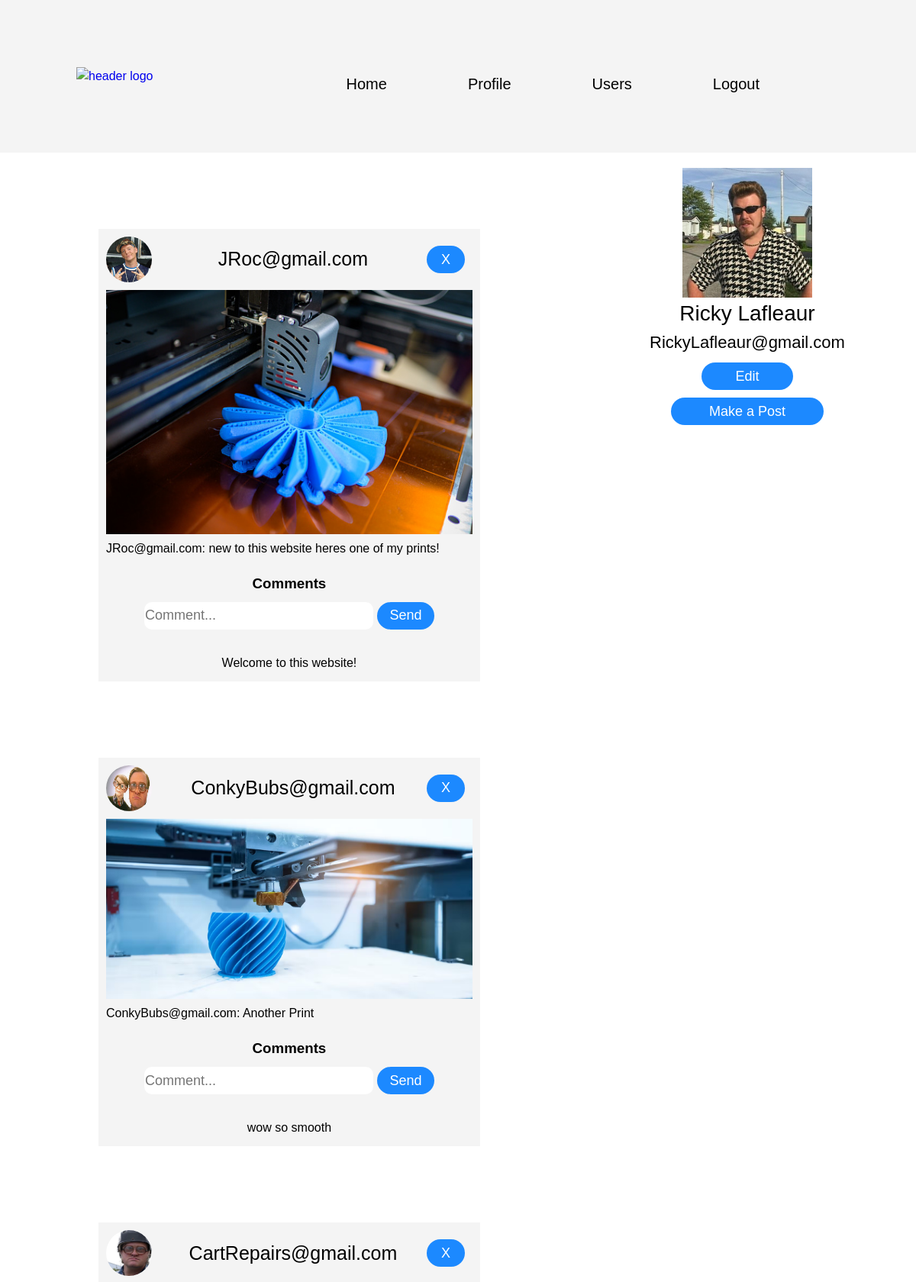
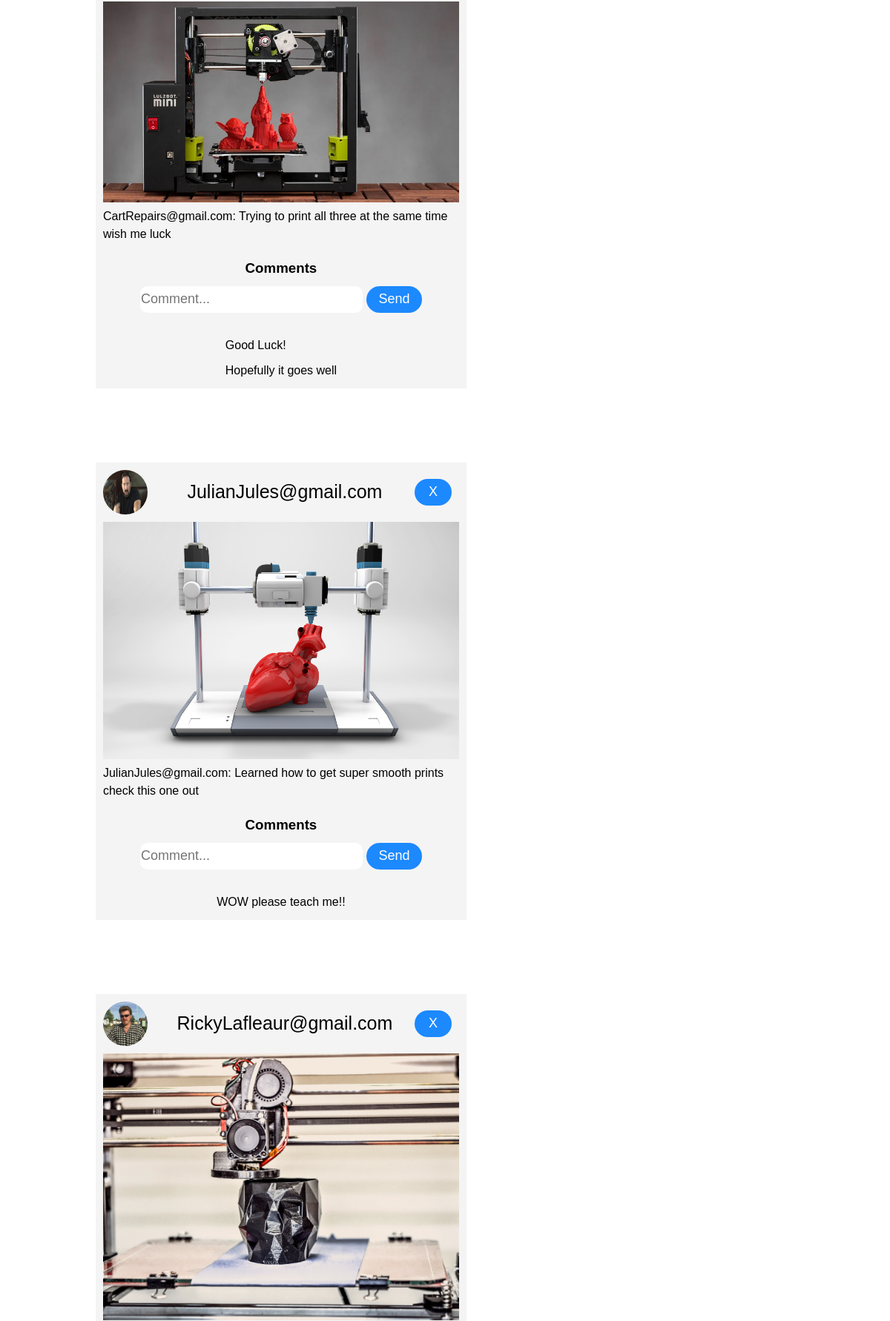
Screenshot of /content.php?id=1 (signed in, upper part) with the database file from the repository (2 pictures, top to bottom).
### tables this page shows
CREATE TABLE accounts(
                         id int(11) NOT NULL AUTO_INCREMENT,
                         fname varchar(255) NOT NULL,
                         lname varchar(255) NOT NULL,
                         email varchar(255) NOT NULL,
                         password varchar(255) NOT NULL,
                         image VARCHAR(255),
                         PRIMARY KEY (id)
);

### database.php (the view, shortened to what this page needs)
<?php
class Database{
    private $dbServerName = "localhost";
    private $dbUsername = "root";
    private $dbPassword = "";
    private $dbDatabase = "finalproject";
    private $dbPort = 4306;
    public $con;
    public function connect(){
        $this->con = new mysqli($this->dbServerName, $this->dbUsername, $this->dbPassword, $this->dbDatabase, $this->dbPort);
        if(mysqli_connect_error()){
        trigger_error("Failed to connect: " . mysqli_connect_error());
        }else{
            return $this->con;
        }
    }
                        ?>
                <?php
    public function getAccountCredentials($credential){
        $id = $_SESSION['id'];
        $query = "SELECT * FROM accounts WHERE id = '$id'";
        $result = $this->con->query($query);
        $result = $result->fetch_assoc();
        $returnValue = $result[$credential];
        return $returnValue;
    }
                ?>
                <?php
    public function profileMP(){
        if ($this->getAccountCredentials('image') != '') {
            ?>
            <img src="<?php echo $this->getAccountCredentials('image'); ?>" alt="profile picture"><?php
        } else { ?>
        <img src="./img/empty-profile.jpeg" alt="profile picture">
            <?php } ?>
        <div>
            <p><?php echo $this->getAccountCredentials('fname') . " " . $this->getAccountCredentials('lname'); ?></p>
        </div>
        <p><?php echo $this->getAccountCredentials('email'); ?></p>
        <form method="POST">
            <input type="submit" name="editProfile" value="Edit">
            <?php
    }
    public function showPosts(){
        $query = "SELECT image, description, comment1, comment2, comment3, comment4,
	                    (SELECT email
	                    FROM accounts
                        WHERE p.account_id = id) as email,
                        (SELECT image
                         FROM accounts
                         WHERE p.account_id = id) as profilePicture
                    FROM posts AS p
                    ORDER BY post_id DESC";
        $results = $this->con->query($query);
        foreach($results as $display){
            require './templates/postTemplate.php';
}
    }
}
?>

### css/style.css (style rules this page uses)
input { position: relative; display: block; width: 200px; height: 36px; border-radius: 18px; background-color: #1c89ff; border: solid 1px transparent; color: #fff; font-size: 18px; font-weight: 300; cursor: pointer; transition: all .1s ease-in-out; }
body { line-height: 1.5; font-family: 'Poppins', sans-serif; }
* { margin:0; padding:0; box-sizing: border-box; }
body { margin: 0px; }
.content > section:nth-child(2) > img { width: 170px; height: 170px; }
.content > section:nth-child(2) > div > p { font-size: 28px; margin: 0px; }
.content > section:nth-child(2) > p { font-size: 22px; }
.content > section:nth-child(2) > form { display: flex; flex-flow: column; align-items: center; }
.content > section:nth-child(2) > form > input { margin-top: 10px; }
.content > section:nth-child(2) > form > input:nth-child(1) { width: 120px; }
body { font-family: sans-serif; }

### rows the page displays
accounts: image (picture), fname "Ricky", lname "Lafleaur", email "RickyLafleaur@gmail.com"

### other values shown
$username "JRoc@gmail.com"
$description "JRoc@gmail.com: new to this website heres one of my prints!"
$comment1 "Welcome to this website!"
$username "ConkyBubs@gmail.com"
$description "ConkyBubs@gmail.com: Another Print"
$comment1 "wow so smooth"
$username "CartRepairs@gmail.com"
$description "CartRepairs@gmail.com: Trying to print all three at the same time wish me luck"
$comment1 "Good Luck!"
$comment2 "Hopefully it goes well"
$username "JulianJules@gmail.com"
$description "JulianJules@gmail.com: Learned how to get super smooth prints check this one out"
$comment1 "WOW please teach me!!"
$username "RickyLafleaur@gmail.com"
